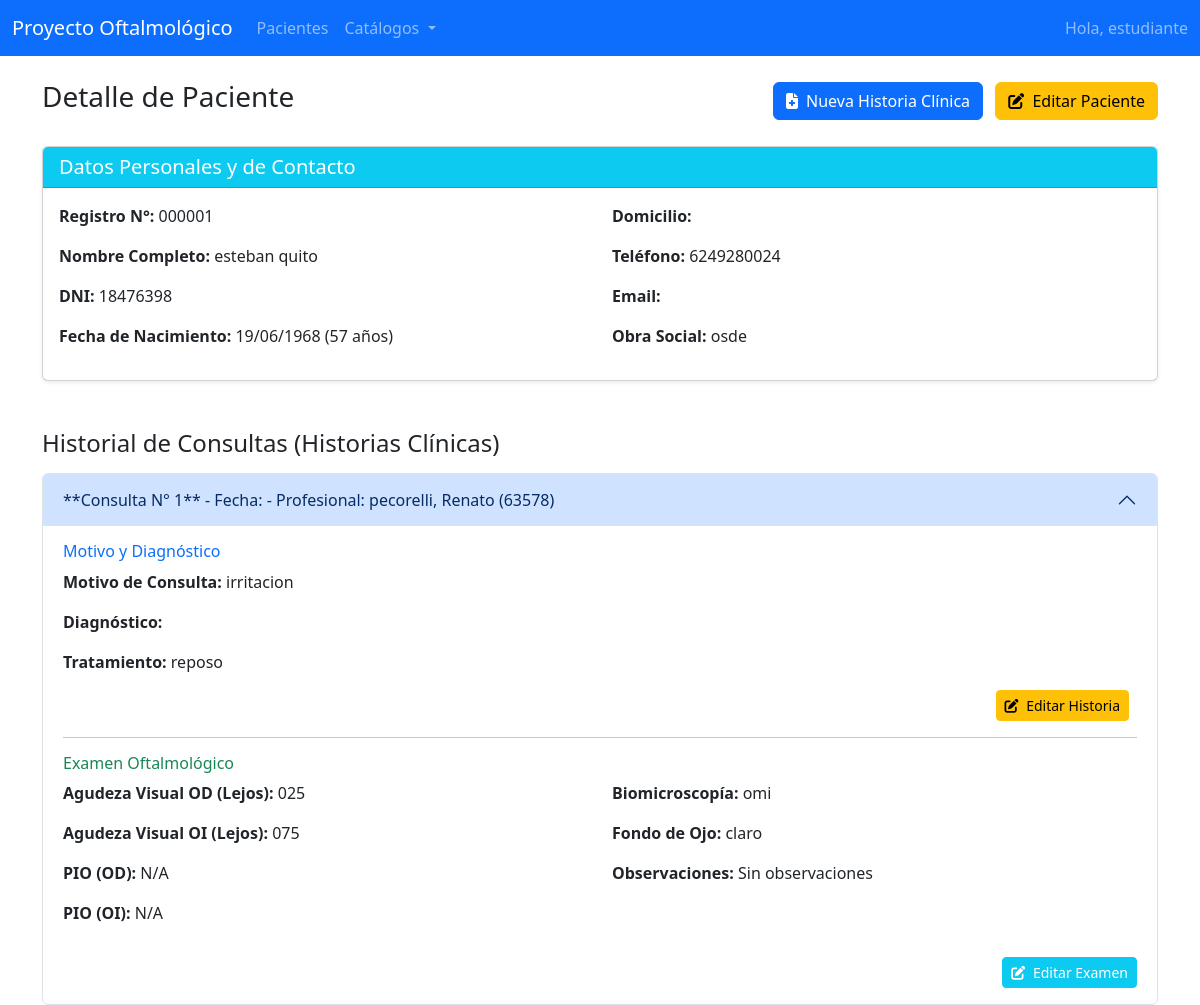
/1/detalle/ (signed in), run on the app's committed database.
### gestion_clinica/models.py (models this page shows, shortened)
class Paciente(models.Model):
    num_registro = models.CharField(
        max_length=6,  # Se ajusta a 6 dígitos
        unique=True,
        blank=True,
        null=True,
        editable=False,
        verbose_name='Número de Registro'
    )
    nombre = models.CharField(max_length=100)
    apellido = models.CharField(max_length=100)
    dni = models.CharField(max_length=20, unique=True)
    fecha_nacimiento = models.DateField()  # Campo clave para calcular la edad
    GENERO_CHOICES = [('M', 'Masculino'), ('F', 'Femenino'), ('O', 'Otro')]
    genero = models.CharField(max_length=1, choices=GENERO_CHOICES)
    telefono = models.CharField(max_length=50)
    direccion = models.CharField(max_length=255)
    obra_social = models.ForeignKey(
        ObraSocial, on_delete=models.SET_NULL, null=True, blank=True)
    num_afiliado = models.CharField(max_length=50, blank=True, null=True)
    antecedentes_sistemicos = models.TextField(
        blank=True, verbose_name="Antecedentes Sistémicos")
    @property
    def edad(self):
        if self.fecha_nacimiento:
            hoy = date.today()
            edad_calculada = hoy.year - self.fecha_nacimiento.year
            if (hoy.month, hoy.day) < (self.fecha_nacimiento.month, self.fecha_nacimiento.day):
                edad_calculada -= 1
            return edad_calculada
        return None
    class Meta:
        ordering = ['apellido', 'nombre']

class ObraSocial(models.Model):
    nombre = models.CharField(max_length=150, unique=True)
    siglas = models.CharField(max_length=20, blank=True, null=True)
    def __str__(self):
        return self.nombre
    class Meta:
        verbose_name = "Obra Social"
        verbose_name_plural = "Obras Sociales"
        ordering = ['nombre']

class HistoriaClinica(models.Model):
    paciente = models.ForeignKey(
        Paciente, on_delete=models.CASCADE, related_name='historias_clinicas')
    profesional = models.ForeignKey(Profesional, on_delete=models.PROTECT)
    fecha_consulta = models.DateTimeField(auto_now_add=True)
    motivo_consulta = models.TextField()
    diagnostico_principal = models.TextField()
    tratamiento = models.TextField()
    observaciones = models.TextField(blank=True)
    class Meta:
        verbose_name = "Historia Clínica"
        verbose_name_plural = "Historias Clínicas"
        ordering = ['-fecha_consulta']

class Profesional(models.Model):
    nombre = models.CharField(max_length=100)
    apellido = models.CharField(max_length=100)
    matricula = models.CharField(max_length=50, unique=True)
    def __str__(self):
        return f'{self.apellido}, {self.nombre} ({self.matricula})'
    class Meta:
        verbose_name_plural = "Profesionales"
        ordering = ['apellido', 'nombre']

class ExamenOftalmologico(models.Model):
    historia_clinica = models.OneToOneField(
        HistoriaClinica, on_delete=models.CASCADE, related_name='examen')
    agudeza_visual_od = models.CharField(
        max_length=50, blank=True, verbose_name="AV OD")
    agudeza_visual_oi = models.CharField(
        max_length=50, blank=True, verbose_name="AV OI")
    biomicroscopia = models.TextField(blank=True)
    fondo_ojo = models.TextField(blank=True, verbose_name="Fondo de Ojo")
    presion_intraocular_od = models.CharField(
        max_length=20, blank=True, verbose_name="PIO OD")
    presion_intraocular_oi = models.CharField(
        max_length=20, blank=True, verbose_name="PIO OI")
    class Meta:
        verbose_name = "Examen Oftalmológico"
        verbose_name_plural = "Exámenes Oftalmológicos"

### gestion_clinica/views.py (the view)
# urls.py: path('<int:pk>/detalle/', views.PacienteDetailView.as_view(),
class PacienteDetailView(DetailView):
    model = Paciente
    template_name = 'gestion_clinica/paciente_detail.html'
    context_object_name = 'paciente'
    def get_context_data(self, **kwargs):
        context = super().get_context_data(**kwargs)
        paciente = self.get_object()
        context['historias'] = paciente.historias_clinicas.all().select_related(
            'profesional', 'examen'  # <--- ¡CAMBIO HECHO AQUÍ!
        )
        return context

### gestion_clinica/templates/gestion_clinica/paciente_detail.html (shortened to what this page needs)
{% extends "gestion_clinica/base.html" %}
{% block content %}
<div class="d-flex justify-content-between align-items-center mb-4">
    <h1 class="h3">Detalle de Paciente</h1>
    <div>
        <a href="{% url 'pacientes:crear_hc' paciente_pk=paciente.pk %}" class="btn btn-primary me-2">
            <i class="fas fa-file-medical me-1"></i> Nueva Historia Clínica
        </a>
        <a href="{% url 'pacientes:editar_paciente' pk=paciente.pk %}" class="btn btn-warning">
            <i class="fas fa-edit me-1"></i> Editar Paciente
        </a>
    </div>
</div>
<div class="card shadow-sm mb-4">
    <div class="card-header bg-info text-white">
        <h5 class="mb-0">Datos Personales y de Contacto</h5>
    </div>
    <div class="card-body">
        <div class="row">
            <div class="col-md-6">
                <p><strong>Registro N°:</strong> {{ paciente.num_registro }}</p>
                <p><strong>Nombre Completo:</strong> {{ paciente.nombre }} {{ paciente.apellido }}</p>
                <p><strong>DNI:</strong> {{ paciente.dni }}</p>
                <p><strong>Fecha de Nacimiento:</strong> {{ paciente.fecha_nacimiento|date:"d/m/Y" }} ({{ paciente.edad }} años)</p>
            </div>
            <div class="col-md-6">
                <p><strong>Domicilio:</strong> {{ paciente.domicilio }}</p>
                <p><strong>Teléfono:</strong> {{ paciente.telefono }}</p>
                <p><strong>Email:</strong> {{ paciente.email }}</p>
                <p><strong>Obra Social:</strong> {{ paciente.obra_social|default:"N/A" }}</p>
            </div>
        </div>
    </div>
</div>
<h2 class="h4 mt-5 mb-3">Historial de Consultas (Historias Clínicas)</h2>
{% if historias %}
<div class="accordion" id="historiaAccordion">
    {% for historia in historias %}
    <div class="accordion-item">
        <h2 class="accordion-header" id="heading{{ historia.pk }}">
            <button class="accordion-button {% if not forloop.first %}collapsed{% endif %}" type="button" data-bs-toggle="collapse" data-bs-target="#collapse{{ historia.pk }}" aria-expanded="{% if forloop.first %}true{% else %}false{% endif %}" aria-controls="collapse{{ historia.pk }}">
                **Consulta N° {{ forloop.revcounter }}** - Fecha: {{ historia.fecha|date:"d/m/Y H:i" }} - Profesional: {{ historia.profesional }}
            </button>
        </h2>
        <div id="collapse{{ historia.pk }}" class="accordion-collapse collapse {% if forloop.first %}show{% endif %}" aria-labelledby="heading{{ historia.pk }}" data-bs-parent="#historiaAccordion">
            <div class="accordion-body">
                <h6 class="text-primary">Motivo y Diagnóstico</h6>
                <p><strong>Motivo de Consulta:</strong> {{ historia.motivo_consulta|linebreaksbr }}</p>
                <p><strong>Diagnóstico:</strong> {{ historia.diagnostico|linebreaksbr }}</p>
                <p><strong>Tratamiento:</strong> {{ historia.tratamiento|linebreaksbr }}</p>
                <div class="d-flex justify-content-end mb-3">
                    <a href="{% url 'pacientes:editar_hc' pk=historia.pk %}" class="btn btn-sm btn-warning me-2">
                        <i class="fas fa-edit me-1"></i> Editar Historia
                    </a>
                </div>
                <hr>
                <h6 class="text-success">Examen Oftalmológico</h6>
                {% with examen=historia.examen %}
                    {% if examen.pk %}
                        <div class="row mb-3">
                            <div class="col-md-6">
                                <p><strong>Agudeza Visual OD (Lejos):</strong> {{ examen.agudeza_visual_od|default:"N/A" }}</p>
                                <p><strong>Agudeza Visual OI (Lejos):</strong> {{ examen.agudeza_visual_oi|default:"N/A" }}</p>
                                <p><strong>PIO (OD):</strong> {{ examen.pio_od|default:"N/A" }}</p>
                                <p><strong>PIO (OI):</strong> {{ examen.pio_oi|default:"N/A" }}</p>
                            </div>
                            <div class="col-md-6">
                                <p><strong>Biomicroscopía:</strong> {{ examen.biomicroscopia|default:"Sin datos"|linebreaksbr }}</p>
                                <p><strong>Fondo de Ojo:</strong> {{ examen.fondo_ojo|default:"Sin datos"|linebreaksbr }}</p>
                                <p><strong>Observaciones:</strong> {{ examen.observaciones|default:"Sin observaciones"|linebreaksbr }}</p>
                            </div>
                        </div>
                        <div class="d-flex justify-content-end mt-2">
                            <a href="{% url 'pacientes:examen_oftalmologico_editar' pk=examen.pk %}" class="btn btn-sm btn-info text-white">
                                <i class="fas fa-edit me-1"></i> Editar Examen
                            </a>
                        </div>
                    {% endif %}
                {% endwith %}
            </div>
        </div>
    </div>
    {% endfor %}
</div>
{% else %}
<div class="alert alert-info" role="alert">
    Este paciente aún no tiene Historias Clínicas registradas.
</div>
{% endif %}
{% endblock content %}

### gestion_clinica/templates/gestion_clinica/base.html (shortened to what this page needs)
{% load static %}
{% load static %}
<!DOCTYPE html>
<html lang="es">
<head>
    <link href="https://cdn.jsdelivr.net/npm/bootstrap@5.3.3/dist/css/bootstrap.min.css" rel="stylesheet">
    <link rel="stylesheet" href="https://cdnjs.cloudflare.com/ajax/libs/font-awesome/6.5.2/css/all.min.css">
</head>
<body>
    <nav class="navbar navbar-expand-lg navbar-dark bg-primary">
        <div class="container-fluid">
            <a class="navbar-brand" href="{% url 'pacientes:lista_pacientes' %}">Proyecto Oftalmológico</a>
            <div class="collapse navbar-collapse" id="navbarNav">
                <ul class="navbar-nav me-auto mb-2 mb-lg-0">
                    <li class="nav-item">
                        <a class="nav-link" href="{% url 'pacientes:lista_pacientes' %}">Pacientes</a>
                    </li>
                    <li class="nav-item dropdown">
                        <a class="nav-link dropdown-toggle" href="#" id="navbarDropdownCatalogos" role="button" data-bs-toggle="dropdown" aria-expanded="false">
                            Catálogos
                        </a>
                    </li>
                </ul>
                <span class="navbar-text">
                    {% if user.is_authenticated %}
                        Hola, {{ user.username }}
                    {% else %}
                        <a href="{% url 'admin:login' %}" class="btn btn-sm btn-outline-light">Login</a>
                    {% endif %}
                </span>
            </div>
        </div>
    </nav>
    <div class="container mt-4">
        {% block content %}
        {% endblock content %}
    </div>
</body>
</html>

### data on the page
Paciente: num_registro "000001", nombre "esteban", apellido "quito", dni "18476398", fecha_nacimiento "19/06/1968", edad "57", telefono "6249280024", obra_social "osde"
HistoriaClinica: profesional "pecorelli, Renato (63578)", motivo_consulta "irritacion", tratamiento "reposo", examen.agudeza_visual_od "025", examen.agudeza_visual_oi "075", examen.pio_od "N/A", examen.pio_oi "N/A", examen.biomicroscopia "omi", examen.fondo_ojo "claro", examen.observaciones "Sin observaciones"

### other printed values
{{ user.username }} "estudiante"
